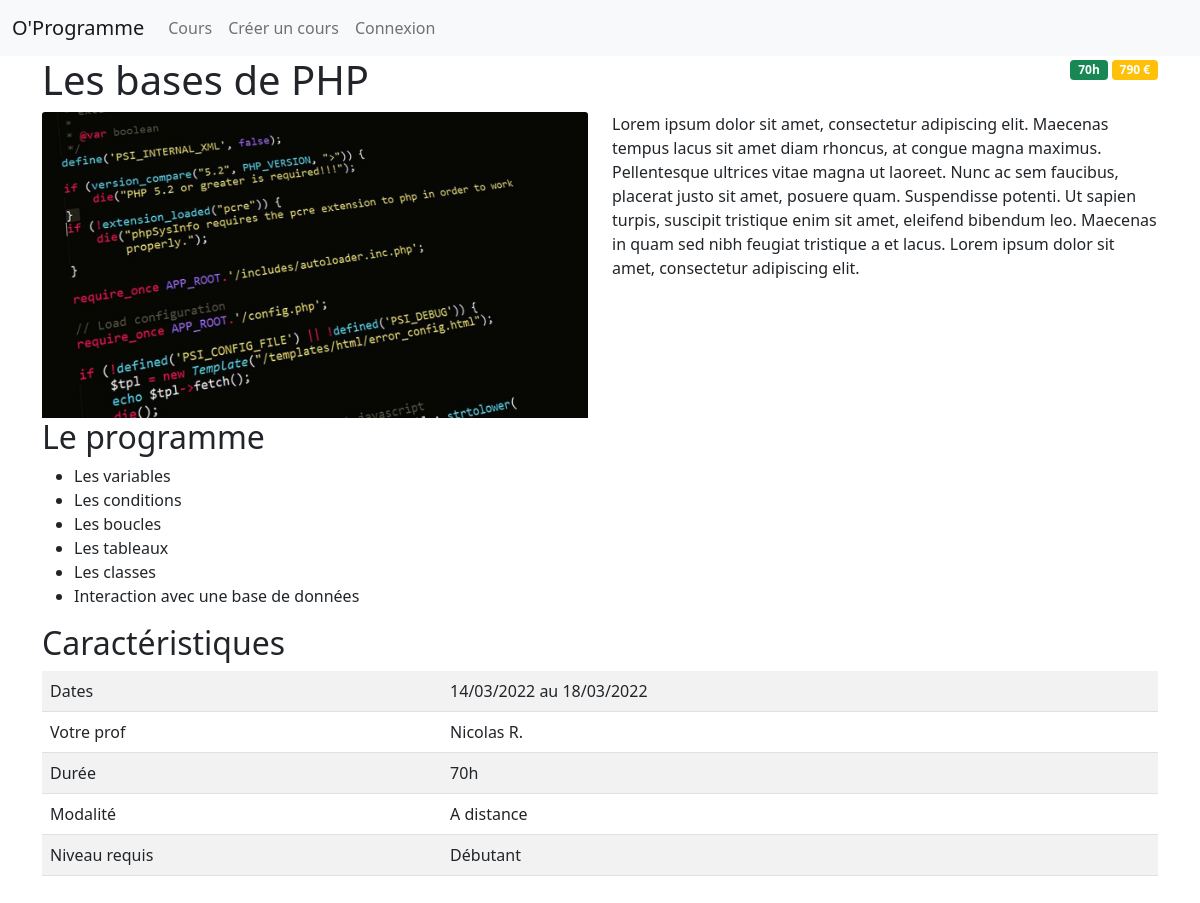
Screenshot of /cours.php?id=1 with the database file from the repository.
### tables this page shows
CREATE TABLE `courses` (
  `id` int(10) UNSIGNED NOT NULL,
  `title` varchar(100) NOT NULL,
  `image` varchar(50) DEFAULT NULL,
  `shortDescription` varchar(255) DEFAULT NULL,
  `description` text DEFAULT NULL,
  `programContent` text DEFAULT NULL,
  `numberOfHours` int(10) UNSIGNED NOT NULL DEFAULT 0,
  `price` float UNSIGNED NOT NULL DEFAULT 0,
  `classDate` varchar(100) DEFAULT NULL,
  `professor` varchar(100) DEFAULT NULL,
  `modality` varchar(30) DEFAULT NULL,
  `requiredLevel` varchar(20) DEFAULT NULL
);

### inc/classes/course.php (called while the page is built, shortened)
<?php
class Course extends CoreModel
{
    private $title;
    private $image;
    private $shortDescription;
    private $description;
    private $programContent;
    private $numberOfHours;
    private $price;
    private $classDate;
    private $professor;
    private $modality;
    private $requiredLevel;
    public function getTitle(): string
    {
        return $this->title;
    }
    public function setTitle(string $title): Course
    {
        $this->title = $title;
        return $this;
    }
    public function getImage(): string
    {
        return "images/{$this->image}";
    }
    public function setImage(string $image): Course
    {
        $this->image = $image;
        return $this;
    }
    public function getShortDescription(): string
    {
        return $this->shortDescription;
    }
    public function setShortDescription(string $shortDescription): Course
    {
        $this->shortDescription = $shortDescription;
        return $this;
    }
    public function getDescription(): string
    {
        return $this->description;
    }
    public function setDescription(string $description): Course
    {
        $this->description = $description;
        return $this;
    }
    public function getProgramContent(): array
    {
        return $this->programContent;
    }
    public function setProgramContent(array $programContent): Course
    {
        $this->programContent = $programContent;
        return $this;
    }
    public function getNumberOfHours(): int
    {
        return $this->numberOfHours;
    }
    public function setNumberOfHours(?int $numberOfHours): Course
    {
        if ($numberOfHours > 0) {
            $this->numberOfHours = $numberOfHours;
        }
        return $this;
    }
    public function getPrice(): float
    {
        return $this->price;
    }
    public function setPrice(?float $price): Course
    {
        if ($price > 0) {
            $this->price = $price;
        }
        return $this;
    }
    public function getClassDate(): string
    {
        return $this->classDate;
    }
    public function setClassDate(string $classDate): Course
    {
        $this->classDate = $classDate;
        return $this;
    }
    public function getProfessor(): string
    {
        return $this->professor;
    }
    public function setProfessor(string $professor): Course
    {
        $this->professor = $professor;
        return $this;
    }
    public function getModality(): string
    {
        return $this->modality;
    }
    public function setModality(string $modality): Course
    {
        $this->modality = $modality;
        return $this;
    }
    public function getRequiredLevel(): string
    {
        return $this->requiredLevel;
    }
    public function setRequiredLevel(string $requiredLevel): Course
    {
        $this->requiredLevel = $requiredLevel;
        return $this;
    }
    static public function findById($id)
    {
        $pdoDBConnexion = DB::getPDO();
        $sql = "SELECT * FROM courses WHERE id = $id";
        $pdoStatement = $pdoDBConnexion->query($sql);
        $result = $pdoStatement->fetch(PDO::FETCH_OBJ);
        $course = new Course($result->id);
        $course->setTitle($result->title);
        $course->setImage($result->image);
        $course->setShortDescription($result->shortDescription);
        $course->setDescription($result->description);
        $course->setProgramContent(json_decode($result->programContent));
        $course->setNumberOfHours($result->numberOfHours);
        $course->setPrice($result->price);
        $course->setClassDate($result->classDate);
        $course->setProfessor($result->professor);
        $course->setModality($result->modality);
        $course->setRequiredLevel($result->requiredLevel);
        return $course;
    }
}

### inc/functions.php (called while the page is built, shortened)
<?php
function getCourseOrRedirect($id)
{
    $course = Course::findById($id);
    if ($course) {
        return $course;
    }
    exit();
}

### cours.php (the view, shortened to what this page needs)
<?php
require 'inc/functions.php';
$course = getCourseOrRedirect($_GET['id']);
?>
<!DOCTYPE html>
<html lang="en">
<head>
    <link href="https://cdn.jsdelivr.net/npm/bootstrap@5.1.3/dist/css/bootstrap.min.css" rel="stylesheet">
</head>
<body>
    <?php require 'inc/menu.tpl.php' ?>
    <div class="container mb-5">
        <div class="row">
            <div class="col">
                <h1><?= $course->getTitle(); ?></h1>
            </div>
            <div class="col text-end">
                <span class="badge bg-success"><?= $course->getNumberOfHours() ?>h</span>
                <span class="badge bg-warning"><?= $course->getPrice() ?> €</span>
            </div>
        </div>
        <div class="row">
            <div class="col-12 col-md-6"><img src="<?= $course->getImage() ?>" class="card-img-top" alt="<?= $course->getShortDescription() ?>"></div>
            <div class="col-12 col-md-6"><?= $course->getDescription() ?></div>
        </div>
        <div class="row">
            <div class="col">
                <h2>Le programme</h2>
                <ul>
                    <?php foreach ($course->getProgramContent() as $notion) : ?>
                        <li><?= $notion ?></li>
                    <?php endforeach; ?>
                </ul>
            </div>
        </div>
        <div class="row">
            <div class="col">
                <h2>Caractéristiques</h2>
                <table class="table table-striped">
                    <tr>
                        <td>Dates</td>
                        <td><?= $course->getClassDate() ?></td>
                    </tr>
                    <tr>
                        <td>Votre prof</td>
                        <td><?= $course->getProfessor() ?></td>
                    </tr>
                    <tr>
                        <td>Durée</td>
                        <td><?= $course->getNumberOfHours() ?>h</td>
                    </tr>
                    <tr>
                        <td>Modalité</td>
                        <td><?= $course->getModality() ?></td>
                    </tr>
                    <tr>
                        <td>Niveau requis</td>
                        <td><?= $course->getRequiredLevel() ?></td>
                    </tr>
                </table>
            </div>
        </div>
    </div>
</body>
</html>

### rows the page displays
courses: title "Les bases de PHP", numberOfHours "70", price "790", image (picture), description "Lorem ipsum dolor sit amet, consectetur adipiscing elit. Maecenas tempus lacus sit amet diam rhoncus, at congue magna maximus. Pellentesque ultrices vitae magna ut laoreet. Nunc ac sem faucibus, placerat justo sit amet, posuere quam. Suspendisse potenti. Ut sapien turpis, suscipit tristique enim sit amet, eleifend bibendum leo. Maecenas in quam sed nibh feugiat tristique a et lacus. Lorem ipsum dolor sit amet, consectetur adipiscing elit.", classDate "14/03/2022 au 18/03/2022", professor "Nicolas R.", modality "A distance", requiredLevel "Débutant"

### other values shown
$notion "Les variables"
$notion "Les conditions"
$notion "Les boucles"
$notion "Les tableaux"
$notion "Les classes"
$notion "Interaction avec une base de données"
